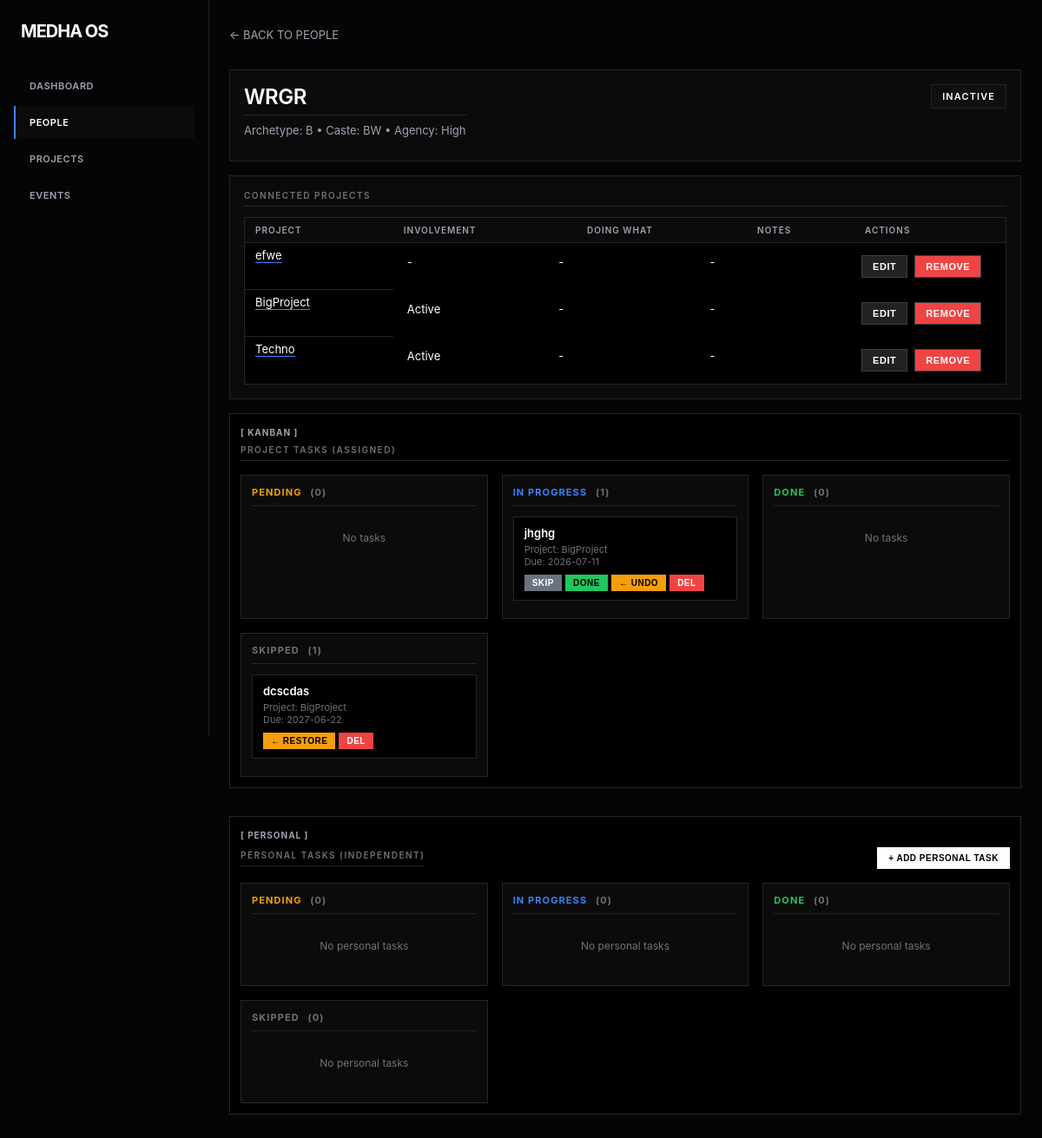
Page /person/1 on the committed database.
### app.py (models this page shows)
class Person(db.Model):
    id = db.Column(db.Integer, primary_key=True)
    name = db.Column(db.String(100), nullable=False)
    role = db.Column(db.String(100), nullable=True)
    primary_archetype = db.Column(db.String(10), nullable=True)
    caste = db.Column(db.String(10), nullable=True)
    agency = db.Column(db.String(20), nullable=True)
    status = db.Column(db.String(50), default='Active')
    updated_at = db.Column(db.DateTime, default=datetime.utcnow, onupdate=datetime.utcnow)
    projects = db.relationship('ProjectPerson', back_populates='person')

class ProjectPerson(db.Model):
    id = db.Column(db.Integer, primary_key=True)
    project_id = db.Column(db.Integer, db.ForeignKey('project.id'))
    person_id = db.Column(db.Integer, db.ForeignKey('person.id'))
    what_the_person_is_doing = db.Column(db.String(200), nullable=True)
    involvement_level = db.Column(db.String(50), nullable=True)
    notes = db.Column(db.Text, nullable=True)
    project = db.relationship('Project', back_populates='people')
    person = db.relationship('Person', back_populates='projects')

class Project(db.Model):
    id = db.Column(db.Integer, primary_key=True)
    title = db.Column(db.String(200), nullable=False)
    description = db.Column(db.Text, nullable=True)
    status = db.Column(db.String(50), default='Active')
    project_type = db.Column(db.String(50), default='community')
    updated_at = db.Column(db.DateTime, default=datetime.utcnow, onupdate=datetime.utcnow)
    people = db.relationship('ProjectPerson', back_populates='project')

class Task(db.Model):
    id = db.Column(db.Integer, primary_key=True)
    project_id = db.Column(db.Integer, db.ForeignKey('project.id'), nullable=True)
    owner_person_id = db.Column(db.Integer, db.ForeignKey('person.id'), nullable=True)
    title = db.Column(db.String(200), nullable=False)
    description = db.Column(db.Text, nullable=True)
    necessary_info = db.Column(db.Text, nullable=True)
    assigned_person_id = db.Column(db.Integer, db.ForeignKey('person.id'), nullable=True)
    status = db.Column(db.String(50), default='Pending')
    due_date = db.Column(db.String(50), nullable=True)
    notes = db.Column(db.Text, nullable=True)
    project = db.relationship('Project', backref=db.backref('tasks', lazy=True))
    assigned_person = db.relationship('Person', foreign_keys=[assigned_person_id], backref=db.backref('assigned_tasks', lazy=True))
    owner = db.relationship('Person', foreign_keys=[owner_person_id], backref=db.backref('owned_tasks', lazy=True))

### app.py (the view)
@app.route('/person/<int:id>')
def person_detail(id):
    person = Person.query.get_or_404(id)
    assigned_tasks = Task.query.filter_by(assigned_person_id=id).all()
    personal_tasks = Task.query.filter_by(owner_person_id=id, project_id=None).all()
    kanban_columns = organize_kanban(assigned_tasks)
    personal_kanban = organize_kanban(personal_tasks)
    return render_template('person_detail.html', person=person, kanban_columns=kanban_columns, personal_kanban=personal_kanban)

### templates/person_detail.html (shortened to what this page needs)
{% extends "base.html" %}
{% block content %}
<div style="margin-bottom: 2rem;">
    <a href="{{ url_for('people') }}" style="color: #9ca3af; text-decoration: none;">&larr; BACK TO PEOPLE</a>
</div>
<div class="card">
    <div style="display: flex; justify-content: space-between; align-items: flex-start;">
        <div>
            <h2 style="font-size: 1.5rem; margin-bottom: 0.5rem; color: #ffffff; text-transform: uppercase; letter-spacing: -0.02em;">{{ person.name }}</h2>
            <p style="margin-top: 0;">Archetype: {{ person.primary_archetype or '-' }} &bull; Caste: {{ person.caste or '-' }} &bull; Agency: {{ person.agency or '-' }}</p>
        </div>
        <span style="padding: 6px 12px; border-radius: 0; font-size: 11px; font-weight: 600; border: 1px solid #222; background-color: #0f0f10; color: #ffffff; text-transform: uppercase; letter-spacing: 0.1em;">
            {{ person.status }}
        </span>
    </div>
</div>
<div class="card">
    <h2>Connected Projects</h2>
    {% if person.projects %}
    <table>
        <thead>
            <tr>
                <th>Project</th>
                <th>Involvement</th>
                <th>Doing What</th>
                <th>Notes</th>
                <th style="width: 150px;">Actions</th>
            </tr>
        </thead>
        <tbody>
            {% for rel in person.projects %}
            <tr>
                <td style="vertical-align: top;">
                    <a href="{{ url_for('project_detail', id=rel.project.id) }}" style="color: #ffffff; text-decoration: none; border-bottom: 1px solid #3b82f6;">{{ rel.project.title }}</a>
                </td>
                <td colspan="4" style="padding: 0; border-bottom: none;">
                    <div id="read_mode_{{ rel.id }}" style="display: flex; width: 100%;">
                        <div style="flex: 1; padding: 14px 16px;">{{ rel.involvement_level or '-' }}</div>
                        <div style="flex: 1; padding: 14px 16px;">{{ rel.what_the_person_is_doing or '-' }}</div>
                        <div style="flex: 1; padding: 14px 16px;">{{ rel.notes or '-' }}</div>
                        <div style="width: 150px; padding: 14px 16px; display: flex; gap: 0.5rem;">
                            <button type="button" onclick="toggleEdit('{{ rel.id }}')" style="padding: 6px 12px; font-size: 11px; background: #222; color: #ffffff;">Edit</button>
                            <form method="POST" action="{{ url_for('delete_relation', rel_id=rel.id) }}" style="margin: 0;">
                                <button type="submit" style="padding: 6px 12px; font-size: 11px; background: #ef4444; color: #ffffff;" onclick="return confirm('Remove person from project?')">Remove</button>
                            </form>
                        </div>
                    </div>
                </td>
            </tr>
            {% endfor %}
        </tbody>
    </table>
    {% else %}
    <p class="empty-state">Not connected to any projects.</p>
    {% endif %}
</div>
<div class="list-panel" style="margin-bottom: 2rem;">
    <span class="panel-label">[ KANBAN ]</span>
    <h2 style="margin-top: 0;">Project Tasks (Assigned)</h2>
    <div class="kanban-board" style="margin-top: 1rem;">
        {% for status, tasks in kanban_columns.items() %}
        <div class="kanban-column">
            <h3 style="color: {% if status == 'Pending' %}#f59e0b{% elif status == 'In Progress' %}#3b82f6{% elif status == 'Done' %}#22c55e{% else %}#71717a{% endif %};">
                {{ status }} <span style="color: #71717a; margin-left: 6px;">({{ tasks|length }})</span>
            </h3>
            {% if tasks %}
                {% for task in tasks %}
                <div class="kanban-card" data-task-id="{{ task.id }}" data-task-title="{{ task.title }}" data-task-desc="{{ task.description or '' }}" data-task-info="{{ task.necessary_info or '' }}" data-task-person="{{ task.assigned_person.name if task.assigned_person else '' }}" data-task-due="{{ task.due_date or '' }}" data-task-notes="{{ task.notes or '' }}" onclick="openTaskModal(this.dataset)">
                    <div class="card-title">{{ task.title }}</div>
                    {% if task.project %}<div class="card-meta">Project: {{ task.project.title }}</div>{% endif %}
                    {% if task.due_date %}<div class="card-meta">Due: {{ task.due_date }}</div>{% endif %}
                    <div class="card-actions" onclick="event.stopPropagation()">
                        {% if status != 'Skipped' and status != 'Done' %}
                        <form method="POST" action="{{ url_for('update_task_status', task_id=task.id) }}" style="margin: 0;">
                            <button type="submit" style="background: #6b7280; color: #fff; border-color: #6b7280;">Skip</button>
                        </form>
                        {% endif %}
                        {% if status == 'Pending' %}
                        <form method="POST" action="{{ url_for('update_task_status', task_id=task.id) }}" style="margin: 0;">
                            <input type="hidden" name="status" value="In Progress">
                            <button type="submit" style="background: #3b82f6; color: #fff; border-color: #3b82f6;">Start</button>
                        </form>
                        {% elif status == 'In Progress' %}
                        <form method="POST" action="{{ url_for('update_task_status', task_id=task.id) }}" style="margin: 0;">
                            <button type="submit" style="background: #22c55e; color: #000; border-color: #22c55e;">Done</button>
                        </form>
                        {% endif %}
                        {% if status == 'In Progress' %}
                        <form method="POST" action="{{ url_for('update_task_status', task_id=task.id) }}" style="margin: 0;">
                            <button type="submit" style="background: #f59e0b; color: #000; border-color: #f59e0b;">&larr; Undo</button>
                        </form>
                        {% elif status == 'Done' %}
                        <form method="POST" action="{{ url_for('update_task_status', task_id=task.id) }}" style="margin: 0;">
                            <input type="hidden" name="status" value="In Progress">
                            <button type="submit" style="background: #f59e0b; color: #000; border-color: #f59e0b;">&larr; Undo</button>
                        </form>
                        {% elif status == 'Skipped' %}
                        <form method="POST" action="{{ url_for('update_task_status', task_id=task.id) }}" style="margin: 0;">
                            <button type="submit" style="background: #f59e0b; color: #000; border-color: #f59e0b;">&larr; Restore</button>
                        </form>
                        {% endif %}
                        <form method="POST" action="{{ url_for('delete_task', task_id=task.id) }}" style="margin: 0;">
                            <button type="submit" style="background: #ef4444; color: #fff; border-color: #ef4444;" onclick="return confirm('Delete?')">Del</button>
                        </form>
                    </div>
                </div>
                {% endfor %}
            {% else %}
            <p style="color: #71717a; font-size: 12px; text-align: center; padding: 1rem 0;">No tasks</p>
            {% endif %}
        </div>
        {% endfor %}
    </div>
</div>
<div class="list-panel" style="margin-bottom: 2rem;">
    <span class="panel-label">[ PERSONAL ]</span>
    <div style="display: flex; justify-content: space-between; align-items: center;">
        <h2 style="margin-top: 0; margin-bottom: 0;">Personal Tasks (Independent)</h2>
        <button class="primary" onclick="togglePanel('addPersonalTaskPanel')" style="font-size: 10px;">+ Add Personal Task</button>
    </div>
    <div class="kanban-board" style="margin-top: 1rem;">
        {% for status, tasks in personal_kanban.items() %}
        <div class="kanban-column">
            <h3 style="color: {% if status == 'Pending' %}#f59e0b{% elif status == 'In Progress' %}#3b82f6{% elif status == 'Done' %}#22c55e{% else %}#71717a{% endif %};">
                {{ status }} <span style="color: #71717a; margin-left: 6px;">({{ tasks|length }})</span>
            </h3>
            {% if tasks %}
                {% for task in tasks %}
                <div class="kanban-card" data-task-id="{{ task.id }}" data-task-title="{{ task.title }}" data-task-desc="{{ task.description or '' }}" data-task-info="{{ task.necessary_info or '' }}" data-task-person="" data-task-due="{{ task.due_date or '' }}" data-task-notes="{{ task.notes or '' }}" onclick="openTaskModal(this.dataset)">
                    <div class="card-title">{{ task.title }}</div>
                    {% if task.due_date %}<div class="card-meta">Due: {{ task.due_date }}</div>{% endif %}
                    <div class="card-actions" onclick="event.stopPropagation()">
                        {% if status != 'Skipped' and status != 'Done' %}
                        <form method="POST" action="{{ url_for('update_task_status', task_id=task.id) }}" style="margin: 0;">
                            <input type="hidden" name="status" value="Skipped">
                            <button type="submit" style="background: #6b7280; color: #fff; border-color: #6b7280;">Skip</button>
                        </form>
                        {% endif %}
                        {% if status == 'Pending' %}
                        <form method="POST" action="{{ url_for('update_task_status', task_id=task.id) }}" style="margin: 0;">
                            <input type="hidden" name="status" value="In Progress">
                            <button type="submit" style="background: #3b82f6; color: #fff; border-color: #3b82f6;">Start</button>
                        </form>
                        {% elif status == 'In Progress' %}
                        <form method="POST" action="{{ url_for('update_task_status', task_id=task.id) }}" style="margin: 0;">
                            <input type="hidden" name="status" value="Done">
                            <button type="submit" style="background: #22c55e; color: #000; border-color: #22c55e;">Done</button>
                        </form>
                        {% endif %}
                        {% if status == 'In Progress' %}
                        <form method="POST" action="{{ url_for('update_task_status', task_id=task.id) }}" style="margin: 0;">
                            <input type="hidden" name="status" value="Pending">
                            <button type="submit" style="background: #f59e0b; color: #000; border-color: #f59e0b;">&larr; Undo</button>
                        </form>
                        {% elif status == 'Done' %}
                        <form method="POST" action="{{ url_for('update_task_status', task_id=task.id) }}" style="margin: 0;">
                            <input type="hidden" name="status" value="In Progress">
                            <button type="submit" style="background: #f59e0b; color: #000; border-color: #f59e0b;">&larr; Undo</button>
                        </form>
                        {% elif status == 'Skipped' %}
                        <form method="POST" action="{{ url_for('update_task_status', task_id=task.id) }}" style="margin: 0;">
                            <input type="hidden" name="status" value="Pending">
                            <button type="submit" style="background: #f59e0b; color: #000; border-color: #f59e0b;">&larr; Restore</button>
                        </form>
                        {% endif %}
                        <form method="POST" action="{{ url_for('delete_task', task_id=task.id) }}" style="margin: 0;">
                            <button type="submit" style="background: #ef4444; color: #fff; border-color: #ef4444;" onclick="return confirm('Delete?')">Del</button>
                        </form>
                    </div>
                </div>
                {% endfor %}
            {% else %}
            <p style="color: #71717a; font-size: 12px; text-align: center; padding: 1rem 0;">No personal tasks</p>
            {% endif %}
        </div>
        {% endfor %}
    </div>
</div>
{% endblock %}

### rows in the picture
Person: name "WRGR", primary_archetype "B", caste "BW", agency "High", status "INACTIVE"
ProjectPerson: project "efwe", {{ rel.id }} 1 (drawn), involvement_level "-", what_the_person_is_doing "-", notes "-"
ProjectPerson: project "BigProject", involvement_level "Active", what_the_person_is_doing "-", notes "-"
ProjectPerson: project "Techno", {{ rel.id }} 10 (drawn), involvement_level "Active", what_the_person_is_doing "-", notes "-"
Task: title "jhghg", project "BigProject", due_date "2026-07-11"
Task: title "dcscdas", project "BigProject", due_date "2027-06-22"

### other values in the picture
{{ status }} "PENDING" "IN PROGRESS" "DONE" "SKIPPED"
{{ tasks|length }} "0" "1" "0" "1"
{{ tasks|length }} "0" "0" "0" "0"
